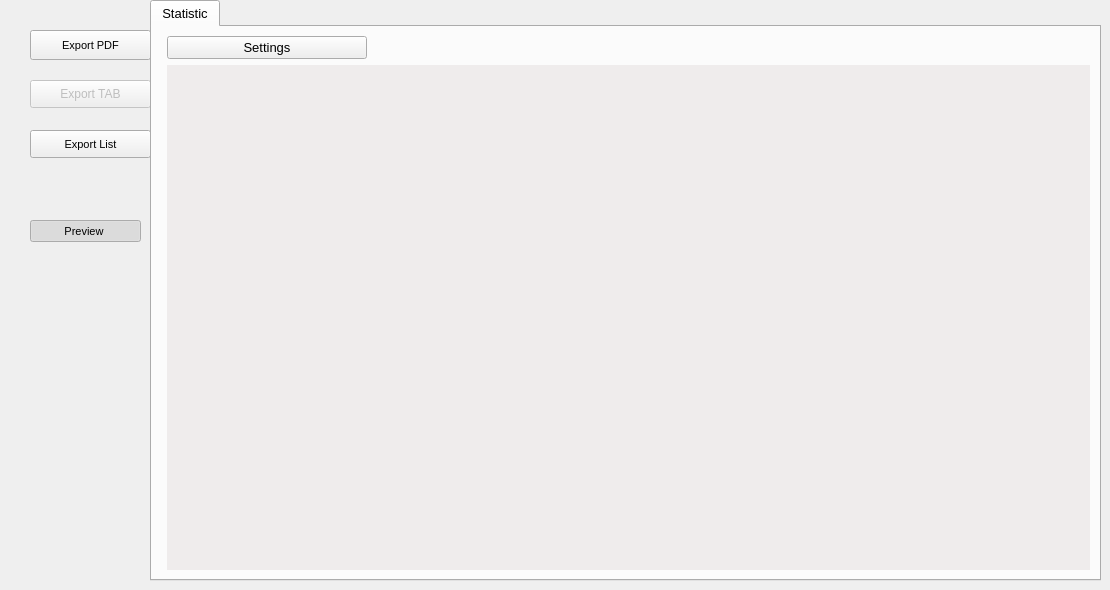
   <widget class="QWidget" name="tabWidgetPage3">
    <attribute name="title">
     <string>Tools</string>
    </attribute>
    <widget class="QPushButton" name="pushButton_exppdf">
     <property name="geometry">
      <rect>
       <x>30</x>
       <y>30</y>
       <width>121</width>
       <height>30</height>
      </rect>
     </property>
     <property name="font">
      <font>
       <pointsize>8</pointsize>
      </font>
     </property>
     <property name="text">
      <string>Export PDF</string>
     </property>
     <property name="icon">
      <iconset resource="../../resources/resources.qrc">
       <normaloff>:/icons/pdf-icon.png</normaloff>:/icons/pdf-icon.png</iconset>
     </property>
    </widget>
    <widget class="QPushButton" name="pushButton_exptab">
     <property name="enabled">
      <bool>false</bool>
     </property>
     <property name="geometry">
      <rect>
       <x>30</x>
       <y>80</y>
       <width>121</width>
       <height>28</height>
      </rect>
     </property>
     <property name="text">
      <string>Export TAB</string>
     </property>
    </widget>
    <widget class="QPushButton" name="pushButton_explist">
     <property name="geometry">
      <rect>
       <x>30</x>
       <y>130</y>
       <width>121</width>
       <height>28</height>
      </rect>
     </property>
     <property name="font">
      <font>
       <pointsize>8</pointsize>
      </font>
     </property>
     <property name="text">
      <string>Export List</string>
     </property>
     <property name="icon">
      <iconset resource="../../resources/resources.qrc">
       <normaloff>:/icons/sheet.png</normaloff>:/icons/sheet.png</iconset>
     </property>
    </widget>
    <widget class="QTabWidget" name="tabWidget_2">
     <property name="geometry">
      <rect>
       <x>150</x>
       <y>0</y>
       <width>951</width>
       <height>581</height>
      </rect>
     </property>
     <property name="font">
      <font>
       <family>MS Shell Dlg 2</family>
       <pointsize>10</pointsize>
       <weight>50</weight>
       <italic>false</italic>
       <bold>false</bold>
      </font>
     </property>
     <property name="currentIndex">
      <number>0</number>
     </property>
     <widget class="QWidget" name="tab_8">
      <attribute name="title">
       <string>Statistic</string>
      </attribute>
      <layout class="QFormLayout" name="formLayout_2">
       <property name="fieldGrowthPolicy">
        <enum>QFormLayout::AllNonFixedFieldsGrow</enum>
       </property>
       <item row="0" column="1">
        <widget class="QPushButton" name="pushButtonQuant">
         <property name="maximumSize">
          <size>
           <width>200</width>
           <height>16777215</height>
          </size>
         </property>
         <property name="text">
          <string>Settings</string>
         </property>
        </widget>
       </item>
       <item row="2" column="1">
        <widget class="Mplwidget" name="widget" native="true">
         <property name="sizePolicy">
          <sizepolicy hsizetype="Expanding" vsizetype="Expanding">
           <horstretch>0</horstretch>
           <verstretch>0</verstretch>
          </sizepolicy>
         </property>
         <property name="minimumSize">
          <size>
           <width>0</width>
           <height>460</height>
          </size>
         </property>
         <property name="styleSheet">
          <string notr="true">background-color: rgb(239, 236, 236);</string>
         </property>
        </widget>
       </item>
      </layout>
     </widget>
    </widget>
    <widget class="QToolButton" name="toolButtonPreviewMedia">
     <property name="geometry">
      <rect>
       <x>30</x>
       <y>220</y>
       <width>111</width>
       <height>22</height>
      </rect>
     </property>
     <property name="font">
      <font>
       <pointsize>8</pointsize>
      </font>
     </property>
     <property name="toolTip">
      <string/>
     </property>
     <property name="text">
      <string>Preview </string>
     </property>
     <property name="icon">
      <iconset>
       <normaloff>:/images/GIS.png</normaloff>:/images/GIS.png</iconset>
     </property>
     <property name="shortcut">
      <string>Ctrl+G</string>
     </property>
     <property name="checkable">
      <bool>true</bool>
     </property>
     <property name="checked">
      <bool>true</bool>
     </property>
     <property name="toolButtonStyle">
      <enum>Qt::ToolButtonTextOnly</enum>
     </property>
     <property name="arrowType">
      <enum>Qt::NoArrow</enum>
     </property>
    </widget>
   </widget>
